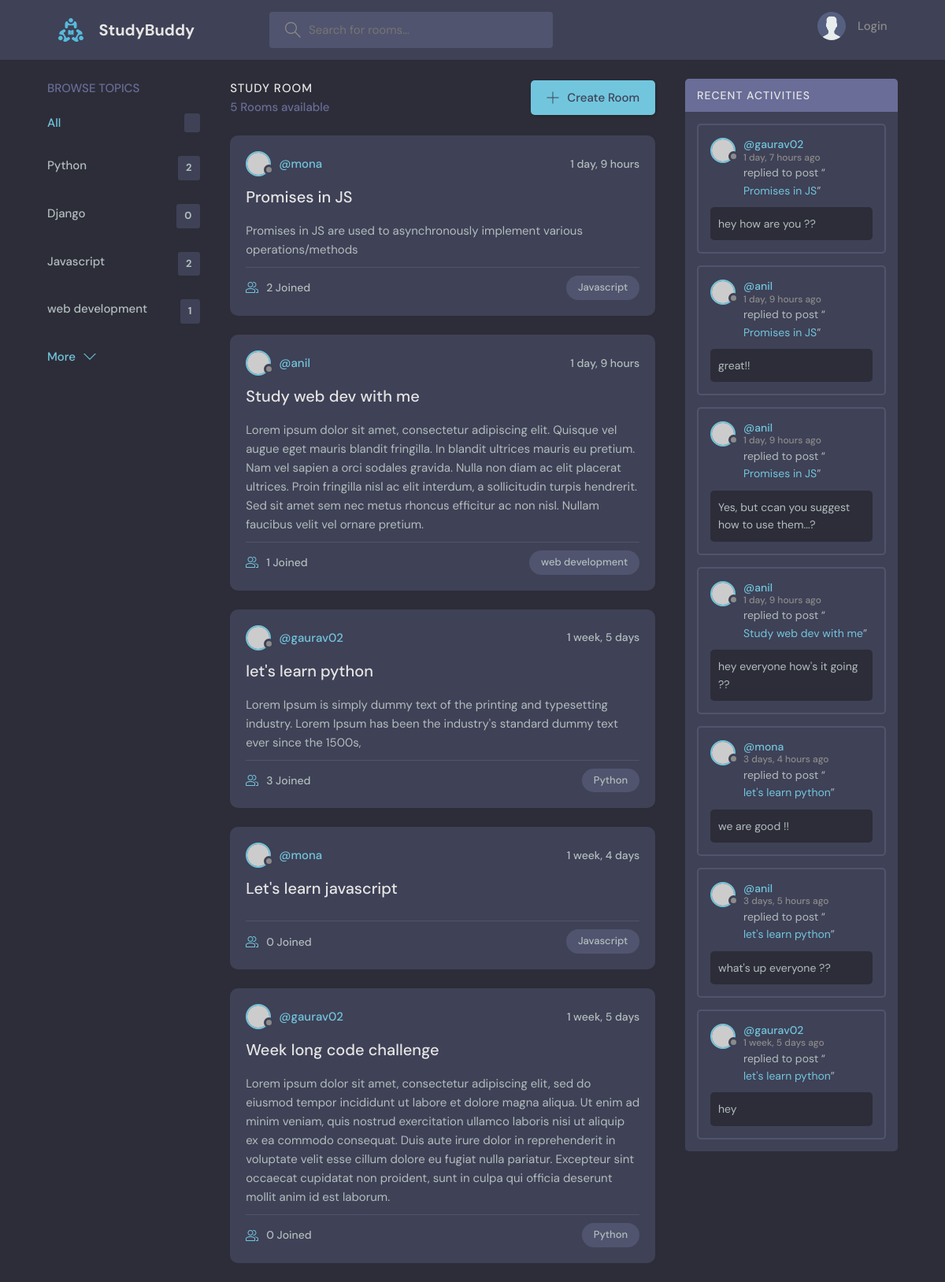
The page / on the database its author committed.
### projects/models.py (models this page shows, shortened)
class Topic(models.Model):
    name = models.CharField(max_length=200)

class Room(models.Model):
    host = models.ForeignKey(User, on_delete=models.SET_NULL, null=True)
    topic = models.ForeignKey(Topic, on_delete=models.SET_NULL, null=True)
    name = models.CharField(max_length=200)
    description = models.TextField(null=True, blank=True)
    participants = models.ManyToManyField(
        User, related_name='participants', blank=True)
    updated = models.DateTimeField(auto_now=True)
    created = models.DateTimeField(auto_now_add=True)
    class Meta:
        ordering = ['-updated', '-created']
    def __str__(self):
        return self.name

class Message(models.Model):
    user = models.ForeignKey(User, on_delete=models.CASCADE)
    room = models.ForeignKey(Room, on_delete=models.CASCADE)
    body = models.TextField()
    updated = models.DateTimeField(auto_now=True)
    created = models.DateTimeField(auto_now_add=True)
    def __str__(self):
        return self.body[0:50]

### projects/views.py (the view)
# urls.py: path('', views.home, name="home"),
def home(request):
    if request.GET.get('q'):
        q = request.GET.get('q')
    else:
        q = ''
    rooms = Room.objects.filter(
        Q(topic__name__icontains=q) |
        Q(name__icontains=q) |
        Q(description__icontains=q)
    )
    room_count = rooms.count()
    room_messages = Message.objects.filter(
        Q(room__topic__name__icontains=q)).order_by('-created')
    topics = Topic.objects.all()
    context = {'rooms': rooms, 'topics': topics,
               'room_count': room_count, 'room_messages': room_messages}
    return render(request, 'projects/home.html', context)

### projects/templates/projects/home.html (shortened to what this page needs)
{% extends 'main.html' %}
{% block content %}
<main class="layout layout--3">
    <div class="container">
        {% include 'projects/topic_components.html' %}
        <div class="roomList">
            <div class="roomList__header">
                <div>
                    <h2>Study Room</h2>
                    <p>{{room_count}} Rooms available</p>
                </div>
                <a class="btn btn--main" href="{%url 'create-room' %}">
                    <svg version="1.1" xmlns="http://www.w3.org/2000/svg" width="32" height="32" viewBox="0 0 32 32">
                        <title>add</title>
                        <path
                            d="M16.943 0.943h-1.885v14.115h-14.115v1.885h14.115v14.115h1.885v-14.115h14.115v-1.885h-14.115v-14.115z">
                        </path>
                    </svg>
                    Create Room
                </a>
            </div>
            {% include 'projects/feed_component.html' %}
        </div>
        {% include 'projects/activity_component.html' %}
    </div>
</main>
{% endblock %}

### projects/templates/projects/topic_components.html
<div class="topics">
    <div class="topics__header">
        <h2>Browse Topics</h2>
    </div>
    <ul class="topics__list">
        <li>
            <a href="{% url 'home' %}" class="active">All <span>{{topic.count}}</span></a>
        </li>
        {% for topic in topics %}
        <li>
            <a href="{% url 'home'%}?q={{topic.name}}">{{topic.name}}<span>{{topic.room_set.all.count}}</span></a>
        </li>
        {% endfor %}
    </ul>
    <a class="btn btn--link" href="topics.html">
        More
        <svg version="1.1" xmlns="http://www.w3.org/2000/svg" width="32" height="32" viewBox="0 0 32 32">
            <title>chevron-down</title>
            <path d="M16 21l-13-13h-3l16 16 16-16h-3l-13 13z"></path>
        </svg>
    </a>
</div>

### projects/templates/projects/feed_component.html (shortened to what this page needs)
{% for room in rooms %}
<div class="roomListRoom">
    <div class="roomListRoom__header">
        <a href="{% url 'user-profile' room.host.id %}" class="roomListRoom__author">
            <div class="avatar avatar--small">
                <img src="https://randomuser.me/api/portraits/women/11.jpg" />
            </div>
            <span>@{{room.host.username}}</span>
        </a>
        <div class="roomListRoom__actions">
            <span>{{room.created|timesince}}</span>
        </div>
    </div>
    <div class="roomListRoom__content">
        <a href="{% url 'room' room.id %}">{{room.name}}</a>
        <p>{{room.description}}</p>
    </div>
    <div class="roomListRoom__meta">
        <a href="{% url 'room' room.id %}" class="roomListRoom__joined">
            {{room.participants.all.count}} Joined
        </a>
        <p class="roomListRoom__topic">{{room.topic.name}}</p>
    </div>
</div>
{% endfor %}

### projects/templates/projects/activity_component.html
<div class="activities">
    <div class="activities__header">
        <h2>Recent Activities</h2>
    </div>
    {% for message in room_messages %}
    <div class="activities__box">
        <div class="activities__boxHeader roomListRoom__header">
            <a href="{% url 'user-profile' message.user.id %}" class="roomListRoom__author">
                <div class="avatar avatar--small">
                    <img src="https://randomuser.me/api/portraits/women/11.jpg" />
                </div>
                <p>
                    @{{message.user}}
                    <span>{{message.created|timesince}} ago</span>
                </p>
            </a>
        </div>
        <div class="activities__boxContent">
            <p>replied to post “<a href="{% url 'room' message.room.id %}">{{message.room}}</a>”</p>
            <div class="activities__boxRoomContent">
                {{message}}
            </div>
        </div>
    </div>
    {% endfor %}
</div>

### rows shown on the page
Topic: name "Python", room_set.all.count "2"
Topic: name "Django", room_set.all.count "0"
Topic: name "Javascript", room_set.all.count "2"
Topic: name "web development", room_set.all.count "1"
Room: host.username "mona", created "1 day, 9 hours", name "Promises in JS", description "Promises in JS are used to asynchronously implement various operations/methods", participants.all.count "2", topic.name "Javascript"
Room: host.username "anil", created "1 day, 9 hours", name "Study web dev with me", description "Lorem ipsum dolor sit amet, consectetur adipiscing elit. Quisque vel augue eget mauris blandit fringilla. In blandit ultrices mauris eu pretium. Nam vel sapien a orci sodales gravida. Nulla non diam ac elit placerat ultrices. Proin fringilla nisl ac elit interdum, a sollicitudin turpis hendrerit. Sed sit amet sem nec metus rhoncus efficitur ac non nisl. Nullam faucibus velit vel ornare pretium.", participants.all.count "1", topic.name "web development"
Room: host.username "gaurav02", created "1 week, 5 days", name "let's learn python", description "Lorem Ipsum is simply dummy text of the printing and typesetting industry. Lorem Ipsum has been the industry's standard dummy text ever since the 1500s,", participants.all.count "3", topic.name "Python"
Room: host.username "mona", created "1 week, 4 days", name "Let's learn javascript", participants.all.count "0", topic.name "Javascript"
Room: host.username "gaurav02", created "1 week, 5 days", name "Week long code challenge", description "Lorem ipsum dolor sit amet, consectetur adipiscing elit, sed do eiusmod tempor incididunt ut labore et dolore magna aliqua. Ut enim ad minim veniam, quis nostrud exercitation ullamco laboris nisi ut aliquip ex ea commodo consequat. Duis aute irure dolor in reprehenderit in voluptate velit esse cillum dolore eu fugiat nulla pariatur. Excepteur sint occaecat cupidatat non proident, sunt in culpa qui officia deserunt mollit anim id est laborum.", participants.all.count "0", topic.name "Python"
Message: user "gaurav02", created "1 day, 7 hours", room "Promises in JS", body "hey how are you ??"
Message: user "anil", created "1 day, 9 hours", room "Promises in JS", body "great!!"
Message: user "anil", created "1 day, 9 hours", room "Promises in JS", body "Yes, but ccan you suggest how to use them...?"
Message: user "anil", created "1 day, 9 hours", room "Study web dev with me", body "hey everyone how's it going ??"
Message: user "mona", created "3 days, 4 hours", room "let's learn python", body "we are good !!"
Message: user "anil", created "3 days, 5 hours", room "let's learn python", body "what's up everyone ??"
Message: user "gaurav02", created "1 week, 5 days", room "let's learn python", body "hey"

### other values the page prints
{{ room_count }} "5"
